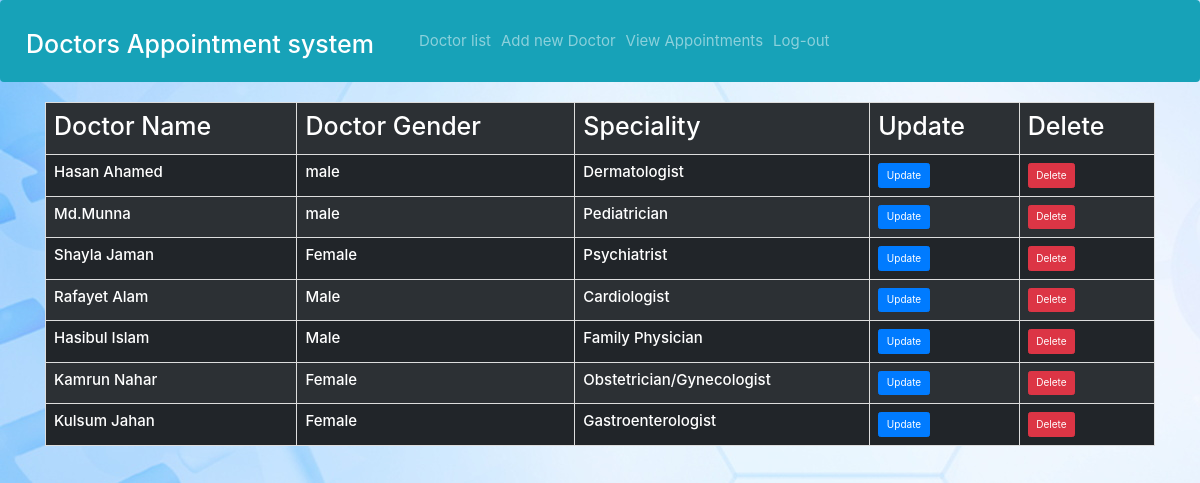
Page /admin/doctorview.php on the committed database.
### tables this page shows
CREATE TABLE `record` (
  `id` int(250) NOT NULL,
  `doctorname` varchar(200) NOT NULL,
  `gender` varchar(20) NOT NULL,
  `specialistin` varchar(200) NOT NULL
);

### admin/doctorview.php (the view, shortened to what this page needs)
<?php
include('head.php');
    require_once("connection.php");
    $query = " select * from record ";
    $result = mysqli_query($con,$query);
?>
<!DOCTYPE html>
<html lang="en">
<head>
  <link rel="stylesheet" href="https://maxcdn.bootstrapcdn.com/bootstrap/3.4.1/css/bootstrap.min.css">
  <link rel="stylesheet" href="https://maxcdn.bootstrapcdn.com/bootstrap/4.0.0/css/bootstrap.min.css">
</head>
<body >
        <div class="container">
            <div class="row ">
                <div class="col ">
                        <table class="table table-bordered table-dark table-striped table-hover">
                                 <tr>
                                    <td><h1> Doctor Name</h1> </td>
                                    <td><h1> Doctor Gender</h1> </td>
                                    <td><h1>Speciality</h1> </td>
                                    <td><h1> Update</h1> </td>
                                     <td><h1> Delete</h1> </td>
                                 </tr>
                            <?php
                                    while($row=mysqli_fetch_assoc($result))
                                    {
                                        $DoctorId = $row['id'];
                                        $DoctorName = $row['doctorname'];
                                        $DoctorGender = $row['gender'];
                                        $DoctorBio = $row['specialistin'];
                            ?>
                                    <tr>
                                        <td><h4><?php echo $DoctorName ?><h4></td>
                                        <td><h4><?php echo $DoctorGender ?></h4></td>
                                        <td><h4><?php echo $DoctorBio ?></h4></td>
                                        <td> <button class="btn btn-primary"><a href="doctoredit.php?GetID=<?php echo $DoctorId ?>"style="color:white; text-decoration:none" >Update</a></button> </td>
                                        <td> <button class="btn btn-danger"><a href="doctordelete.php?Del=<?php echo $DoctorId ?>"style="color:white; text-decoration:none" >Delete</a></button> </td>
                                    </tr>
                            <?php
                                    }
                            ?>
                        </table>
                </div>
            </div>
        </div>
</body>
</html>

### admin/doctorview.php (style rules this page uses)
body { background-image: url("img/1.jpg"); height: 935px; }

### rows in the picture
record: doctorname "Hasan Ahamed", gender "male", specialistin "Dermatologist"
record: doctorname "Md.Munna", gender "male", specialistin "Pediatrician"
record: doctorname "Shayla Jaman", gender "Female", specialistin "Psychiatrist"
record: doctorname "Rafayet Alam", gender "Male", specialistin "Cardiologist"
record: doctorname "Hasibul Islam", gender "Male", specialistin "Family Physician"
record: doctorname "Kamrun Nahar", gender "Female", specialistin "Obstetrician/Gynecologist"
record: doctorname "Kulsum Jahan", gender "Female", specialistin "Gastroenterologist"
